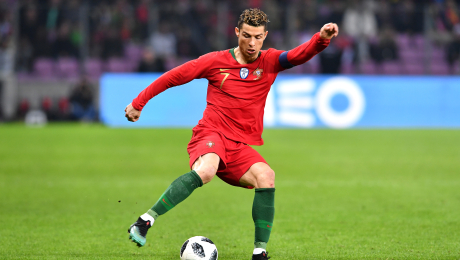
#> input picture cr7.jpg, 460 x 260 px
$ python FiltrosImagenes.py
#> lines starting #> are read from the running program, lines starting #| are printed output that depends on the picture
import numpy as np
import cv2
import os
from matplotlib import pyplot as plt
from PIL import Image, ImageFilter

image = cv2.imread('cr7.jpg')
#> image is the input picture: shape (260, 460, 3); mean B, G, R 90.7, 131.7, 122.5
image = cv2.cvtColor(image, cv2.COLOR_BGR2RGB)
plt.figure(figsize=(11,6))
plt.imshow(image)
plt.title('Image')
plt.xticks([])
plt.yticks([])
plt.show()

image = cv2.imread('cr7.jpg') # reads the image
image = cv2.cvtColor(image, cv2.COLOR_BGR2HSV) # convert to HSV
#> image: shape (260, 460, 3); mean H, S, V 80.7, 123.9, 156.1
figure_size = 9 # the dimension of the x and y axis of the kernal.
new_image = cv2.blur(image,(figure_size, figure_size))
#> new_image: shape (260, 460, 3); mean H, S, V 80.7, 123.9, 156.1

plt.figure(figsize=(11,6))
plt.subplot(121), plt.imshow(cv2.cvtColor(image, cv2.COLOR_HSV2RGB)),plt.title('Original')
plt.xticks([]), plt.yticks([])
plt.subplot(122), plt.imshow(cv2.cvtColor(new_image, cv2.COLOR_HSV2RGB)),plt.title('Mean filter')
plt.xticks([]), plt.yticks([])
plt.show()

image2 = cv2.cvtColor(image, cv2.COLOR_HSV2BGR)
image2 = cv2.cvtColor(image2, cv2.COLOR_BGR2GRAY)
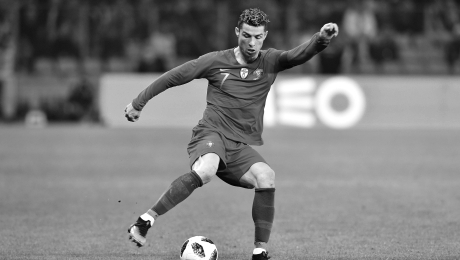
#> image2: shape (260, 460); min 5, max 255, mean 124
figure_size = 9
new_image = cv2.blur(image2,(figure_size, figure_size))
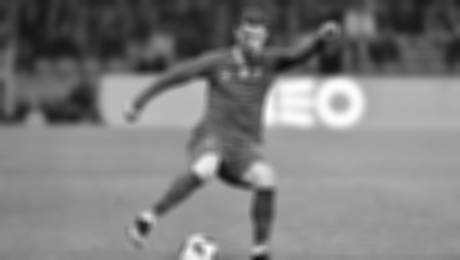
#> new_image: shape (260, 460); min 13, max 254, mean 124

plt.figure(figsize=(11,6))
plt.subplot(121), plt.imshow(image2, cmap='gray'),plt.title('Original')
plt.xticks([]), plt.yticks([])
plt.subplot(122), plt.imshow(new_image, cmap='gray'),plt.title('Mean filter')
plt.xticks([]), plt.yticks([])
plt.show()
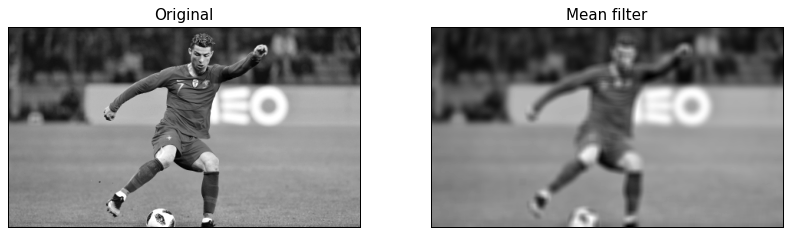
#> figure drawn by matplotlib, 2 panels

new_image = cv2.GaussianBlur(image, (figure_size, figure_size),0)
#> new_image: shape (260, 460, 3); mean H, S, V 80.7, 123.9, 156.1

plt.figure(figsize=(11,6))
plt.subplot(121), plt.imshow(cv2.cvtColor(image, cv2.COLOR_HSV2RGB)),plt.title('Original')
plt.xticks([]), plt.yticks([])
plt.subplot(122), plt.imshow(cv2.cvtColor(new_image, cv2.COLOR_HSV2RGB)),plt.title('Gaussian Filter')
plt.xticks([]), plt.yticks([])
plt.show()

new_image_gauss = cv2.GaussianBlur(image2, (figure_size, figure_size),0)

plt.figure(figsize=(11,6))
plt.subplot(121), plt.imshow(image2, cmap='gray'),plt.title('Original')
plt.xticks([]), plt.yticks([])
plt.subplot(122), plt.imshow(new_image_gauss, cmap='gray'),plt.title('Gaussian Filter')
plt.xticks([]), plt.yticks([])
plt.show()

new_image = cv2.medianBlur(image, figure_size)
#> new_image: shape (260, 460, 3); mean H, S, V 82.4, 124.1, 157.1

plt.figure(figsize=(11,6))
plt.subplot(121), plt.imshow(cv2.cvtColor(image, cv2.COLOR_HSV2RGB)),plt.title('Original')
plt.xticks([]), plt.yticks([])
plt.subplot(122), plt.imshow(cv2.cvtColor(new_image, cv2.COLOR_HSV2RGB)),plt.title('Median Filter')
plt.xticks([]), plt.yticks([])
plt.show()
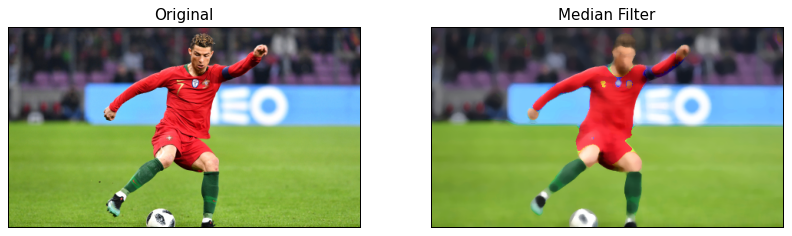
#> figure drawn by matplotlib, 2 panels

new_image = cv2.medianBlur(image2, figure_size)
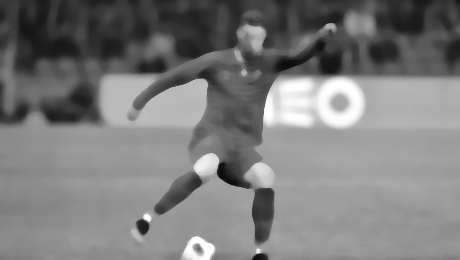
#> new_image: shape (260, 460); min 11, max 255, mean 124.2

plt.figure(figsize=(11,6))
plt.subplot(121), plt.imshow(image2, cmap='gray'),plt.title('Original')
plt.xticks([]), plt.yticks([])
plt.subplot(122), plt.imshow(new_image, cmap='gray'),plt.title('Median Filter')
plt.xticks([]), plt.yticks([])
plt.show()

def conservative_smoothing_gray(data, filter_size):
    temp = []
    indexer = filter_size // 2
    new_image = data.copy()
    nrow, ncol = data.shape
    for i in range(nrow):
        for j in range(ncol):
            for k in range(i-indexer, i+indexer+1):
                for m in range(j-indexer, j+indexer+1):
                    if (k > -1) and (k < nrow):
                        if (m > -1) and (m < ncol):
                            temp.append(data[k,m])
            temp.remove(data[i,j])
            max_value = max(temp)
            min_value = min(temp)
            if data[i,j] > max_value:
                new_image[i,j] = max_value
            elif data[i,j] < min_value:
                new_image[i,j] = min_value
            temp =[]
    return new_image.copy()

    new_image = conservative_smoothing_gray(image2,9)

plt.figure(figsize=(11,6))
plt.subplot(121), plt.imshow(image2, cmap='gray'),plt.title('Original')
plt.xticks([]), plt.yticks([])
plt.subplot(122), plt.imshow(new_image, cmap='gray'),plt.title('Conservative Smoothing')
plt.xticks([]), plt.yticks([])
plt.show()


plt.figure(figsize=(11,6))
plt.subplot(131), plt.imshow(image2, cmap='gray'),plt.title('Original')
plt.xticks([]), plt.yticks([])
plt.subplot(132), plt.imshow(new_image, cmap='gray'),plt.title('Laplacian')
plt.xticks([]), plt.yticks([])
plt.subplot(133), plt.imshow(image2 + new_image, cmap='gray'),plt.title('Resulting image')
plt.xticks([]), plt.yticks([])
plt.show()
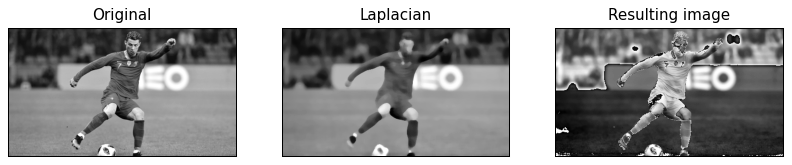
#> figure drawn by matplotlib, 3 panels

dft = cv2.dft(np.float32(image2),flags = cv2.DFT_COMPLEX_OUTPUT)

# shift the zero-frequncy component to the center of the spectrum
dft_shift = np.fft.fftshift(dft)

# save image of the image in the fourier domain.
magnitude_spectrum = 20*np.log(cv2.magnitude(dft_shift[:,:,0],dft_shift[:,:,1]))
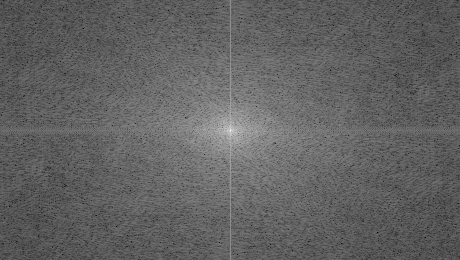
#> magnitude_spectrum: shape (260, 460) float32; min 40.11, max 330.2, mean 151.9; drawn with min black and max white

# plot both images
plt.figure(figsize=(11,6))
plt.subplot(121),plt.imshow(image2, cmap = 'gray')
plt.title('Input Image'), plt.xticks([]), plt.yticks([])
plt.subplot(122),plt.imshow(magnitude_spectrum, cmap = 'gray')
plt.title('Magnitude Spectrum'), plt.xticks([]), plt.yticks([])
plt.show()


#> (the run stopped early here; a loop or call above may not have finished)

$ run again, with chicky_512.png saved as cr7.jpg
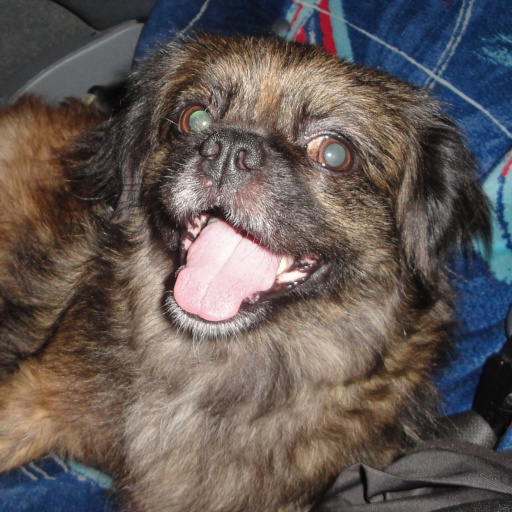
#> input picture chicky_512.png, 512 x 512 px
#> image is the input picture: shape (512, 512, 3); mean B, G, R 85.7, 89.1, 98.5
#> `plt.show()`:
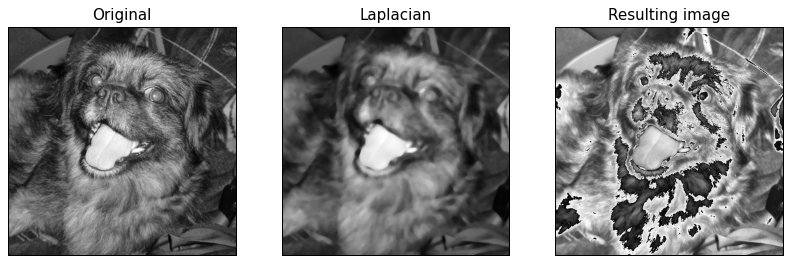
#> figure drawn by matplotlib, 3 panels
#> `magnitude_spectrum = 20*np.log(cv2.magnitude(dft_shift[:,:,0],dft_shif..`:
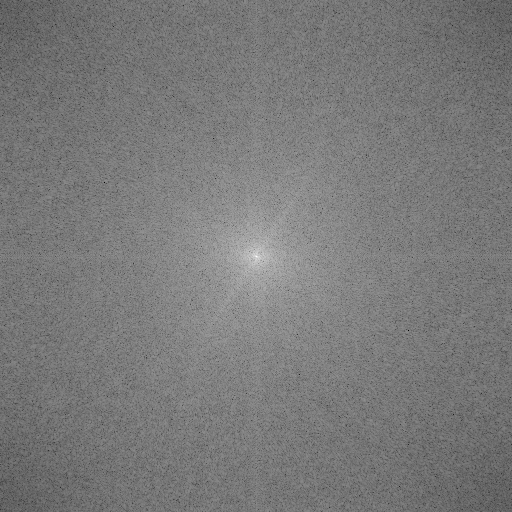
#> magnitude_spectrum: shape (512, 512) float32; min 1.32, max 339.8, mean 163.3; drawn with min black and max white
